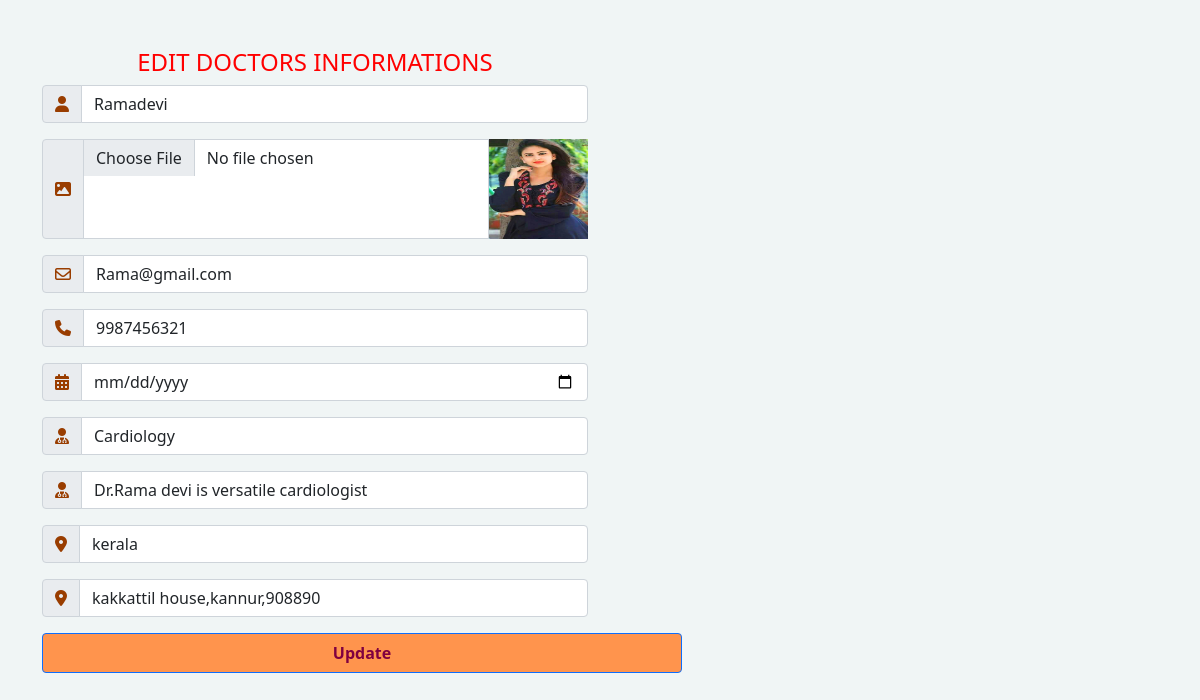
Screenshot of /mgmt_app/editdetails/3 with the database file from the repository.
### mgmt_app/models.py (models this page shows, shortened)
class doctorinfomodel(models.Model):
    choice=[('MBBS','MBBS'),
            ('MD','MD'),
            ('MS','MS'),
            ('BAMS','BAMS'),
            ('BHMS','BHMS')
            ]
    fname=models.CharField(max_length=50)
    dimage=models.FileField(upload_to='mgmt_app/static')
    email=models.EmailField()
    phone=models.IntegerField()
    gender=models.CharField(max_length=10)
    date=models.DateField()
    select=models.CharField(max_length=50,choices=choice)
    specialization=models.CharField(max_length=250)
    about=models.CharField(max_length=500)
    state=models.CharField(max_length=100)
    address=models.CharField(max_length=250)

### mgmt_app/views.py (the view, shortened to what this page needs)
# urls.py: path('editdetails/<int:id>',editdoctors),
def editdoctors(request,id):
    a=doctorinfomodel.objects.get(id=id)
    im=str(a.dimage).split('/')[-1]
    return render(request,'doctordataedit.html',{'a':a,'im':im})

### mgmt_app/templates/doctordataedit.html (shortened to what this page needs)
<!DOCTYPE html>
{% load static %}
<html lang="en">
<head>
  <link href="https://cdn.jsdelivr.net/npm/bootstrap@5.0.2/dist/css/bootstrap.min.css" rel="stylesheet">
</head>
<body>
 <div class="container mt-5">
        <div class="row">
            <div class="col-md-6">
                <form method="post" enctype="multipart/form-data">{% csrf_token %}
                    <h4>EDIT DOCTORS INFORMATIONS</h4>
                        <div class="input-group mb-3">
                          <span class="input-group-text" id="basic-addon1"><i class="fa-solid fa-user"></i></span>
                          <input type="text" name="fname" class="form-control" placeholder="First Name" value="{{a.fname}}" aria-label="firstname" aria-describedby="basic-addon1">
                        </div>
                        <div class="input-group mb-3">
                          <span class="input-group-text" id="basic-addon1"><i class="fa-solid fa-image"></i></span>
                          <input type="file" name="dimage" class="form-control" placeholder="Upload" value="{{a.dimage}}" aria-label="dimage" aria-describedby="basic-addon1">
                          <img src="{% static im %}" height="100px;" width="100px">
                        </div>
                         <div class="input-group mb-3">
                            <span class="input-group-text" id="basic-addon1"><i class="fa-regular fa-envelope"></i></span>
                            <input type="email" name="email" class="form-control" placeholder="email" value="{{a.email}}" aria-label="email" aria-describedby="basic-addon1">
                        </div>
                        <div class="input-group mb-3">
                            <span class="input-group-text" id="basic-addon1"><i class="fa-solid fa-phone"></i></span>
                            <input type="number" name="phone" class="form-control" placeholder="Phone" value="{{a.phone}}" aria-label="phone" aria-describedby="basic-addon1">
                        </div>
                        <div class="input-group mb-3">
                            <span class="input-group-text" id="basic-addon1"><i class="fa-solid fa-calendar-days"></i></span>
                            <input type="date" name="date" class="form-control" placeholder="Dob" value="{{a.date}}" aria-label="date" aria-describedby="basic-addon1">
                        </div>
                         <div class="input-group mb-3">
                            <span class="input-group-text" id="basic-addon1"><i class="fa-solid fa-user-doctor"></i></span>
                            <input type="text" name="specialization" class="form-control" placeholder="Specialization" value="{{a.specialization}}" aria-label="Specialization" aria-describedby="basic-addon1">
                        </div>
                         <div class="input-group mb-3">
                            <span class="input-group-text" id="basic-addon1"><i class="fa-solid fa-user-doctor"></i></span>
                            <input type="text" name="about" class="form-control" placeholder="About"  value="{{a.about}}" aria-label="about" aria-describedby="basic-addon1">
                        </div>
                         <div class="input-group mb-3">
                            <span class="input-group-text" id="basic-addon1"><i class="fa-solid fa-location-dot"></i></span>
                            <input type="text" name="state" class="form-control" placeholder="State"  value="{{a.state}}" aria-label="state" aria-describedby="basic-addon1">
                        </div>
                         <div class="input-group mb-3">
                            <span class="input-group-text" id="basic-addon1"><i class="fa-solid fa-location-dot"></i></span>
                            <input type="text" name="address" class="form-control" placeholder="address"  value="{{a.address}}" aria-label="address" aria-describedby="basic-addon1">
                        </div>
                        <button type="submit" class="btn btn-primary"><b>Update</b></button>
                </form>
            </div>
        </div>
    </div>
</body>
</html>

### mgmt_app/templates/doctordataedit.html (style rules this page uses)
* { padding:0px; margin:0px; box:border-box; }
body { background:#f0f5f5; }
h4 { color:red; text-align:center; }
.fa-regular,.fa-solid { color:#993d00; }
.btn { height:40px; width:640px; color:#800040; background:#ff944d; }

### rows the page displays
doctorinfomodel: fname "Ramadevi", email "Rama@gmail.com", phone "9987456321", specialization "Cardiology", about "Dr.Rama devi is versatile cardiologist", state "kerala", address "kakkattil house,kannur,908890"
